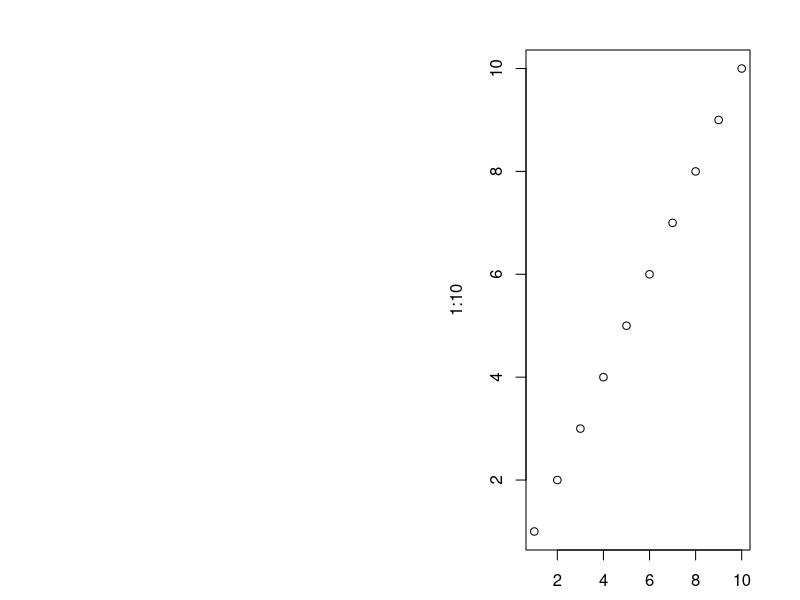

This figure's R source:
# Demonstrate RStudio problem with margins.
#
# GOAL: create a w=1-inch wide plot, near right edge of plot area, with a m=0.5 inch margin
# at bottom, right, and top. Do this by setting the left-hand margin to 
# par('pin)'-w-m, and the right-hand margin to m.
#
# MACHINE: OSX (macbook pro, retina, 13-inch)
#
# TEST 1: APP 2: R 3.2.3 GUI 1.66 Mavericks build (7060)
# RESULT 1: plot is as expected
#    > print(pin)
#    [1] 3.76 3.16
#    > print(mai)
#    [1] 0.50 2.26 0.50 0.50
#    > par('mai')
#    [1] 1.02 0.82 0.82 0.42
#    > par('csi')
#    [1] 0.2
#    > par('cra')
#    [1] 10.8 14.4
#    > par('mai')
#    [1] 0.50 2.26 0.50 0.50
#
# TEST 2: RStudio 0.99.842
# RESULT 2: no plot; instead the error 'figure margins too large'
#    > print(pin)
#    [1] 12.121111  4.951667
#    > print(mai)
#    [1]  0.50000 10.62111  0.50000  0.50000
#    > par('mai')
#    [1] 1.02 0.82 0.82 0.42
#    > par('csi')
#    [1] 0.2
#    > par('cra')
#    [1] 10.8 14.4
#    > par('mai')
#    [1]  0.50000 10.62111  0.50000  0.50000

m <- 0.5 # margin at bottom, top, and right
w <- 1.0 # inside width of plot
pin <- par('pin')
mai <- c(m, pin[1] - w - m, m, m)
print(pin)
print(mai)
par('mai')
par('csi')
par('cra')
par(mai=mai)
par('mai')
plot(1:10, 1:10)

